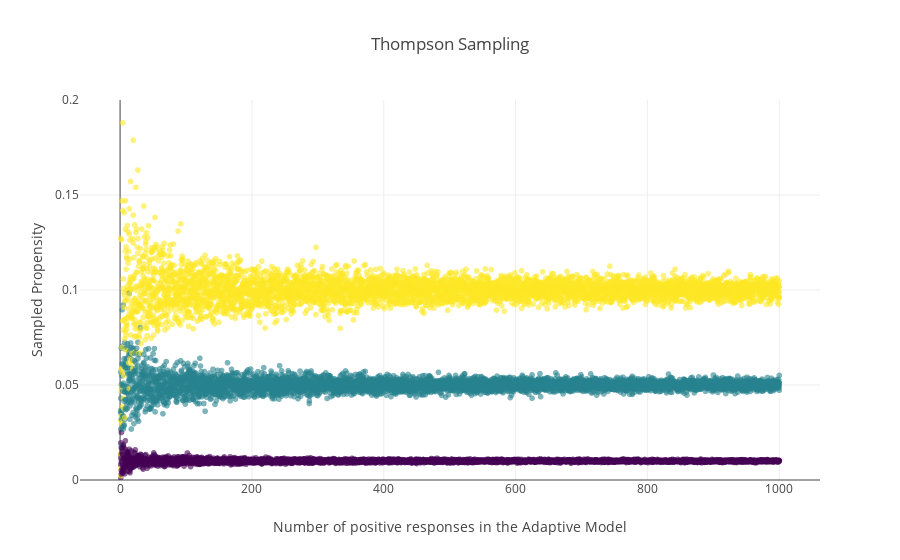

Notebook code for this chart:
### Code cell
px.scatter(
    thompsonSamplingSimulation.to_pandas(),
    x="positives",
    y="sampled_propensity",
    color="p",
    size_max=0.3,
    opacity=0.6,
    labels={
        "sampled_propensity": "Sampled Propensity",
        "positives": "Number of positive responses in the Adaptive Model",
        "p":"Propensity"
    },
    range_y=[0, 0.2],
    title='Thompson Sampling',
    template="pega",
).update_coloraxes(showscale=False)

### Figure 1 — Plotly figure (JSON) as saved in the notebook; plotly's stock layout.template omitted (floating-point values rounded to 4 significant figures; data arrays with more than 128 entries replaced by an {"elided": "..."} marker saying what was removed)
{"data": [{"hovertemplate": "Number of positive responses in the Adaptive Model=%{x}<br>Sampled Propensity=%{y}<br>Propensity=%{marker.color}<extra></extra>", "legendgroup": "", "marker": {"color": {"elided": "15000 float values"}, "coloraxis": "coloraxis", "opacity": 0.6, "symbol": "circle"}, "mode": "markers", "name": "", "showlegend": false, "type": "scattergl", "x": {"elided": "15000 int values"}, "xaxis": "x", "y": {"elided": "15000 float values"}, "yaxis": "y"}], "layout": {"coloraxis": {"colorbar": {"title": {"text": "Propensity"}}, "colorscale": [[0, "#440154"], [0.1111, "#482878"], [0.2222, "#3e4989"], [0.3333, "#31688e"], [0.4444, "#26828e"], [0.5556, "#1f9e89"], [0.6667, "#35b779"], [0.7778, "#6ece58"], [0.8889, "#b5de2b"], [1, "#fde725"]], "showscale": false}, "legend": {"tracegroupgap": 0}, "title": {"text": "Thompson Sampling"}, "xaxis": {"anchor": "y", "domain": [0, 1], "title": {"text": "Number of positive responses in the Adaptive Model"}}, "yaxis": {"anchor": "x", "domain": [0, 1], "range": [0, 0.2], "title": {"text": "Sampled Propensity"}}}}
